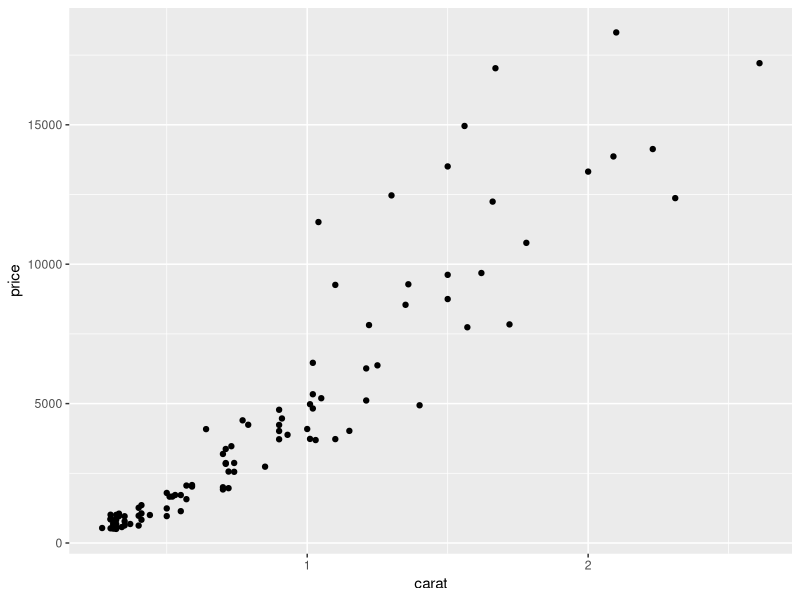
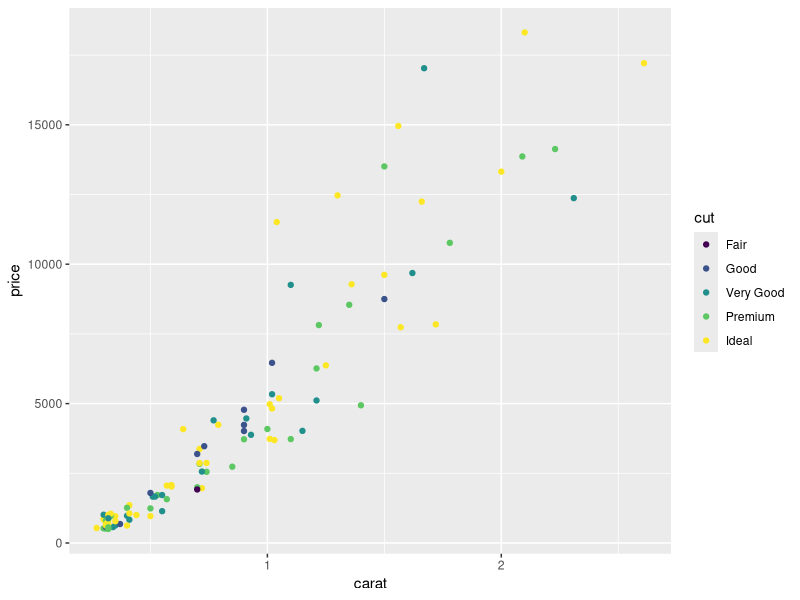
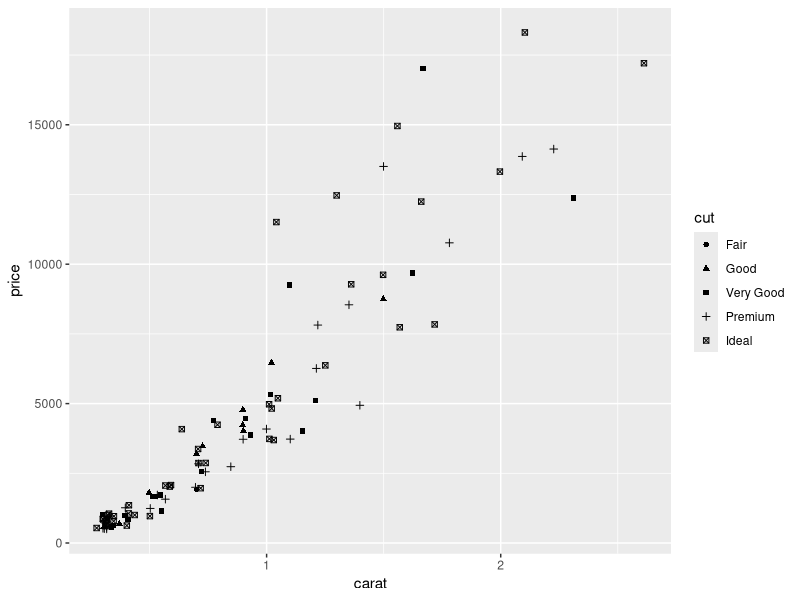
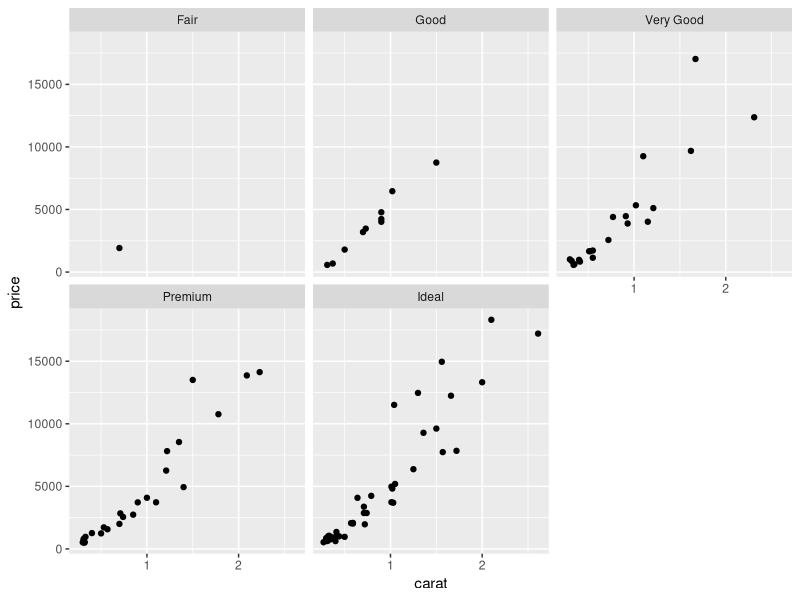
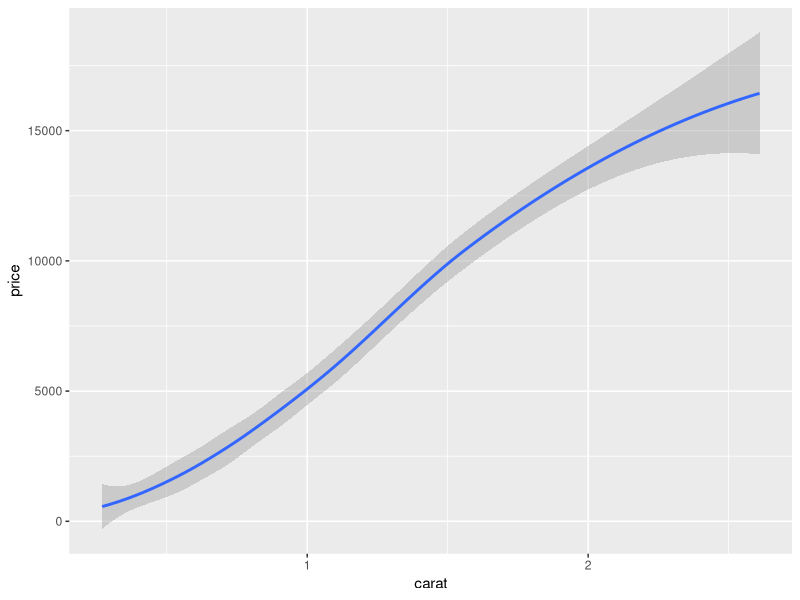
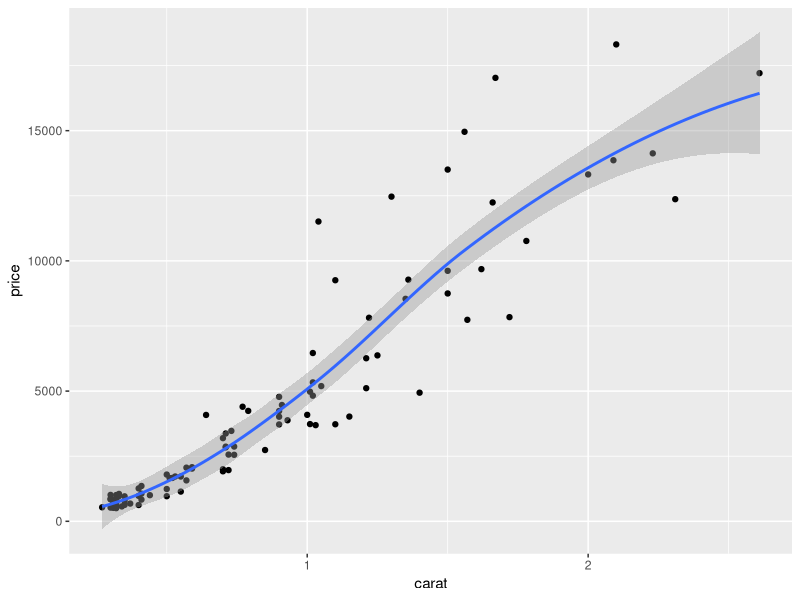
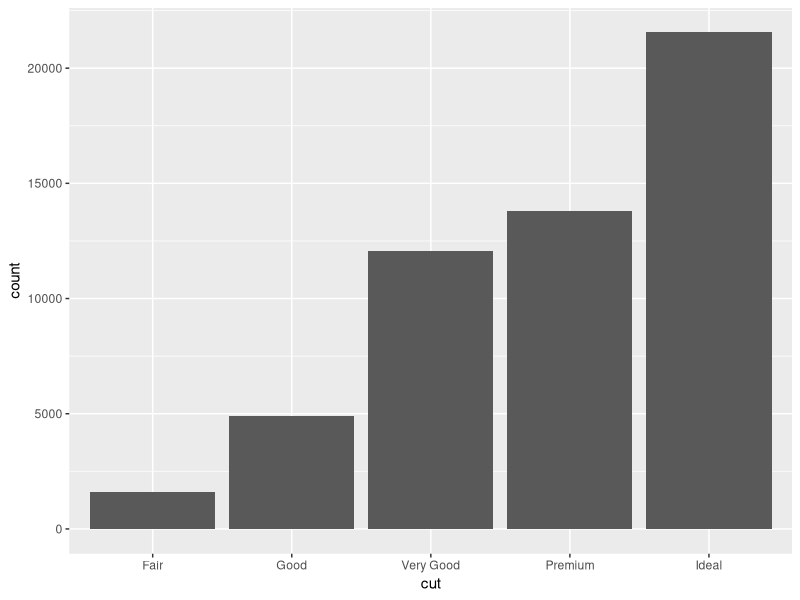
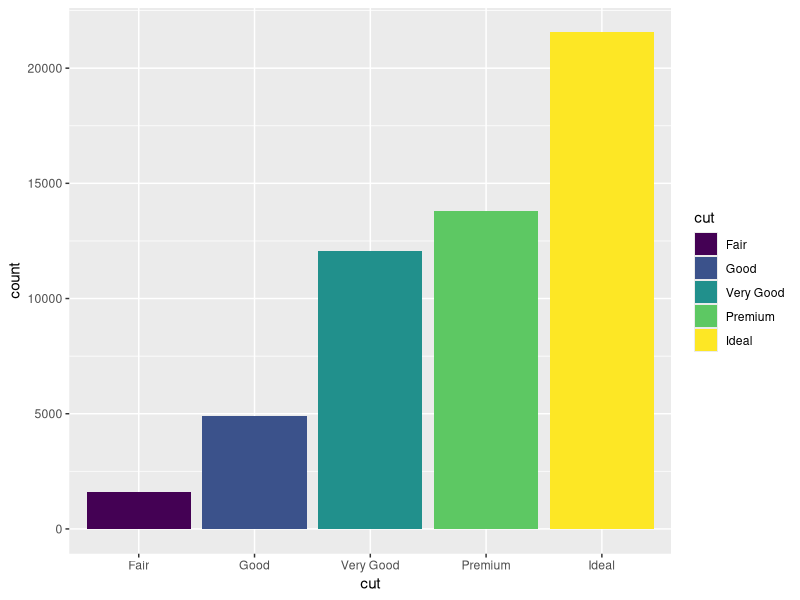

The R source for these figures, in order:
## ---- chunk 1
library(tidyverse)
library(knitr)
## ---- chunk 2
crime_in_us <- read_delim("datasets/crime_in_us.csv", 
    ";", escape_double = FALSE, trim_ws = TRUE)

crime_in_us[1:6, 1:6] %>%  kable()
## ---- chunk 3
diamonds
## ---- chunk 4
str(diamonds)
## ---- chunk 5
# wybierz tylko pierwszych 100 diamentów
# przyspieszy to trochę obliczenia i sprawi, że
# wykresy będą bardziej przejrzyste
sto_diam <- diamonds[sample(nrow(diamonds), 100),]
## ---- chunk 6
ggplot(data = sto_diam) + # Uwaga! + MUSI być na końcu linii!
  geom_point(mapping = aes(x = carat, y = price))
## ---- chunk 7
ggplot(data = sto_diam) +
  geom_point(mapping = aes(x = carat, y = price, color = cut))
## ---- chunk 8
ggplot(data = sto_diam) +
  geom_point(mapping = aes(x = carat, y = price, shape = cut), 
             position = "jitter")
## ---- chunk 9
ggplot(data = sto_diam) +
  geom_point(mapping = aes(x = carat, y = price)) +
  facet_wrap(~ cut, nrow = 2)
## ---- chunk 10
ggplot(data = sto_diam) +
  geom_smooth(mapping = aes(x = carat, y = price))
## ---- chunk 11
ggplot(data = sto_diam, mapping = aes(x = carat, y = price)) +
  geom_point() +
  geom_smooth()
## ---- chunk 12
ggplot(data = diamonds) + 
  geom_bar(mapping = aes(x = cut))
## ---- chunk 13
ggplot(data = diamonds) + 
  geom_bar(mapping = aes(x = cut, fill = cut))
## ---- chunk 14
ggplot(data = diamonds) + 
  geom_bar(mapping = aes(x = cut, fill = color), position = "fill")
## ---- chunk 15
ggplot(data = diamonds) + 
  geom_bar(mapping = aes(x = cut, fill = color), position = "dodge")
## ---- chunk 16
ggplot(data = diamonds) + 
  geom_col(mapping = aes(x = clarity, y = mean(price)))
## ---- chunk 17
ggplot(data = sto_diam, aes(x = clarity, y = price)) +
  geom_boxplot()
## ---- chunk 18
ggplot(data = sto_diam, aes(x = clarity, y = price)) +
  geom_boxplot() +
  coord_flip()
## ---- chunk 19
ggplot(data = diamonds) + 
  geom_histogram(mapping = aes(price), binwidth = 1000)
## ---- chunk 20
ggplot(data = sto_diam) +
  geom_point(mapping = aes(x = carat, y = price)) +
  labs(title = "Tytuł wykresu", x = "Karaty", y = "Cena")
## ---- chunk 21
ggplot(data = sto_diam) +
  geom_point(mapping = aes(x = carat, y = price)) +
  labs(title = "Tytuł wykresu", x = "Karaty", y = "Cena") +
  theme_minimal()
## ---- chunk 22
ggplot(data = sto_diam) +
  geom_point(mapping = aes(x = carat, y = price)) +
  labs(title = "Tytuł wykresu", x = "Karaty", y = "Cena") +
  theme_dark()
## ---- chunk 23
ggplot(data = sto_diam) +
  geom_point(mapping = aes(x = carat, y = price)) +
  labs(title = "Tytuł wykresu", x = "Karaty", y = "Cena") +
  theme_light()
## ---- chunk 24
ggplot(data = sto_diam) +
  geom_point(mapping = aes(x = carat, y = price)) +
  labs(title = "Tytuł wykresu", x = "Karaty", y = "Cena") +
  theme_classic()
